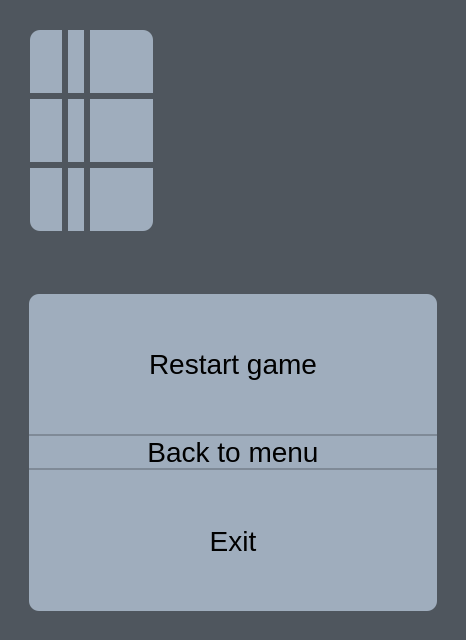
<?xml version="1.0" encoding="UTF-8"?>
<ui version="4.0">
 <class>Form</class>
 <widget class="QWidget" name="Form">
  <property name="windowModality">
   <enum>Qt::NonModal</enum>
  </property>
  <property name="geometry">
   <rect>
    <x>0</x>
    <y>0</y>
    <width>466</width>
    <height>640</height>
   </rect>
  </property>
  <property name="sizePolicy">
   <sizepolicy hsizetype="Fixed" vsizetype="Fixed">
    <horstretch>0</horstretch>
    <verstretch>0</verstretch>
   </sizepolicy>
  </property>
  <property name="windowTitle">
   <string>Tic Tac Toe</string>
  </property>
  <property name="styleSheet">
   <string notr="true">QWidget{
	background-color: #4f565e;
}
</string>
  </property>
  <layout class="QVBoxLayout" name="verticalLayout">
   <item>
    <widget class="QWidget" name="vawv" native="true">
     <layout class="QVBoxLayout" name="verticalLayout_2">
      <item>
       <widget class="QWidget" name="gridWidget" native="true">
        <property name="sizePolicy">
         <sizepolicy hsizetype="Preferred" vsizetype="Preferred">
          <horstretch>0</horstretch>
          <verstretch>0</verstretch>
         </sizepolicy>
        </property>
        <property name="styleSheet">
         <string notr="true">QWidget QPushButton{
	background-color: #9FADBD;
	border-radius: 0;
	border: 0;
	color: #f5f6f8; 
	font-size: 56px;
	min-width: 2em;
	min-height: 2em;
}

QWidget #btn00{
	border-top-left-radius: 10px;
}

QWidget #btn02{
	border-top-right-radius: 10px;
}

QWidget #btn20{
	border-bottom-left-radius: 10px;
}

QWidget #btn22{
	border-bottom-right-radius: 10px;
}

QWidget QPushButton:hover{
	background-color: #8f9baa;
	border-radius: 0;
	border: 0;
	color: #f5f6f8; 
	font-size: 56px;
	min-width: 2em;
	min-height: 2em;
}
</string>
        </property>
        <layout class="QGridLayout" name="gamePlace">
         <property name="sizeConstraint">
          <enum>QLayout::SetFixedSize</enum>
         </property>
         <property name="leftMargin">
          <number>10</number>
         </property>
         <property name="topMargin">
          <number>10</number>
         </property>
         <property name="rightMargin">
          <number>10</number>
         </property>
         <property name="bottomMargin">
          <number>10</number>
         </property>
         <item row="2" column="2">
          <widget class="QPushButton" name="btn12">
           <property name="sizePolicy">
            <sizepolicy hsizetype="Expanding" vsizetype="Expanding">
             <horstretch>0</horstretch>
             <verstretch>0</verstretch>
            </sizepolicy>
           </property>
           <property name="text">
            <string>    </string>
           </property>
          </widget>
         </item>
         <item row="3" column="1">
          <widget class="QPushButton" name="btn21">
           <property name="sizePolicy">
            <sizepolicy hsizetype="Expanding" vsizetype="Expanding">
             <horstretch>0</horstretch>
             <verstretch>0</verstretch>
            </sizepolicy>
           </property>
           <property name="text">
            <string> </string>
           </property>
          </widget>
         </item>
         <item row="2" column="0">
          <widget class="QPushButton" name="btn10">
           <property name="sizePolicy">
            <sizepolicy hsizetype="Expanding" vsizetype="Expanding">
             <horstretch>0</horstretch>
             <verstretch>0</verstretch>
            </sizepolicy>
           </property>
           <property name="text">
            <string> </string>
           </property>
          </widget>
         </item>
         <item row="1" column="1">
          <widget class="QPushButton" name="btn01">
           <property name="sizePolicy">
            <sizepolicy hsizetype="Expanding" vsizetype="Expanding">
             <horstretch>0</horstretch>
             <verstretch>0</verstretch>
            </sizepolicy>
           </property>
           <property name="text">
            <string> </string>
           </property>
          </widget>
         </item>
         <item row="1" column="2">
          <widget class="QPushButton" name="btn02">
           <property name="sizePolicy">
            <sizepolicy hsizetype="Expanding" vsizetype="Expanding">
             <horstretch>0</horstretch>
             <verstretch>0</verstretch>
            </sizepolicy>
           </property>
           <property name="text">
            <string> </string>
           </property>
          </widget>
         </item>
         <item row="3" column="0">
          <widget class="QPushButton" name="btn20">
           <property name="sizePolicy">
            <sizepolicy hsizetype="Expanding" vsizetype="Expanding">
             <horstretch>0</horstretch>
             <verstretch>0</verstretch>
            </sizepolicy>
           </property>
           <property name="text">
            <string>  </string>
           </property>
          </widget>
         </item>
         <item row="2" column="1">
          <widget class="QPushButton" name="btn11">
           <property name="sizePolicy">
            <sizepolicy hsizetype="Expanding" vsizetype="Expanding">
             <horstretch>0</horstretch>
             <verstretch>0</verstretch>
            </sizepolicy>
           </property>
           <property name="text">
            <string> </string>
           </property>
          </widget>
         </item>
         <item row="3" column="2">
          <widget class="QPushButton" name="btn22">
           <property name="sizePolicy">
            <sizepolicy hsizetype="Expanding" vsizetype="Expanding">
             <horstretch>0</horstretch>
             <verstretch>0</verstretch>
            </sizepolicy>
           </property>
           <property name="text">
            <string>    </string>
           </property>
          </widget>
         </item>
         <item row="1" column="0">
          <widget class="QPushButton" name="btn00">
           <property name="sizePolicy">
            <sizepolicy hsizetype="Expanding" vsizetype="Expanding">
             <horstretch>0</horstretch>
             <verstretch>0</verstretch>
            </sizepolicy>
           </property>
           <property name="text">
            <string> </string>
           </property>
          </widget>
         </item>
        </layout>
       </widget>
      </item>
      <item>
       <widget class="QLabel" name="infoLabel">
        <property name="sizePolicy">
         <sizepolicy hsizetype="Expanding" vsizetype="Fixed">
          <horstretch>0</horstretch>
          <verstretch>0</verstretch>
         </sizepolicy>
        </property>
        <property name="styleSheet">
         <string notr="true">QLabel {
	color: black;
	font-size: 28px;
}</string>
        </property>
        <property name="text">
         <string/>
        </property>
       </widget>
      </item>
      <item>
       <widget class="QWidget" name="verticalWidget_2" native="true">
        <property name="styleSheet">
         <string notr="true">QWidget *{margin: 0;}

QWidget QPushButton{
	border: 0;
	border-radius: 10px;
	background-color: #9FADBD;
	font-size: 28px;
}

QWidget #resetButton{
	border-bottom-right-radius: 0;
	border-bottom-left-radius: 0;
	border-bottom: 2px solid #7f8a97!important;
}

QWidget #backButton{
	border-bottom-right-radius: 0;
	border-bottom-left-radius: 0;
	border-top-right-radius: 0;
	border-top-left-radius: 0;
	border-bottom: 2px solid #7f8a97!important;
}

QWidget #exitButton{
	border-top-right-radius: 0;
	border-top-left-radius: 0;
}

QWidget QPushButton:hover{
	border: 0;
	border-radius: 10px;
	background-color: #8f9baa;
	font-size: 28px;
}</string>
        </property>
        <layout class="QVBoxLayout" name="infoPlace">
         <property name="spacing">
          <number>0</number>
         </property>
         <item>
          <widget class="QPushButton" name="resetButton">
           <property name="enabled">
            <bool>true</bool>
           </property>
           <property name="sizePolicy">
            <sizepolicy hsizetype="Expanding" vsizetype="Expanding">
             <horstretch>0</horstretch>
             <verstretch>0</verstretch>
            </sizepolicy>
           </property>
           <property name="text">
            <string>Restart game</string>
           </property>
          </widget>
         </item>
         <item>
          <widget class="QPushButton" name="backButton">
           <property name="text">
            <string>Back to menu</string>
           </property>
          </widget>
         </item>
         <item>
          <widget class="QPushButton" name="exitButton">
           <property name="sizePolicy">
            <sizepolicy hsizetype="Expanding" vsizetype="Expanding">
             <horstretch>0</horstretch>
             <verstretch>0</verstretch>
            </sizepolicy>
           </property>
           <property name="text">
            <string>Exit</string>
           </property>
          </widget>
         </item>
        </layout>
       </widget>
      </item>
     </layout>
    </widget>
   </item>
  </layout>
 </widget>
 <resources/>
 <connections/>
</ui>
